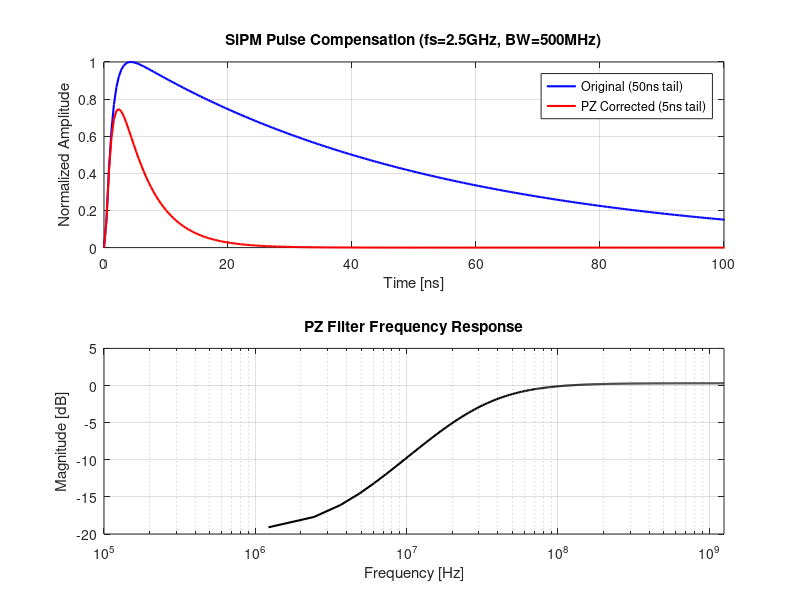

Recreate this plot in MATLAB.
% SiPM Pulse & Pole-Zero (PZ) Filter Simulation
% Constraints: fs=2.5GHz, BW=500MHz

clear; clf;
pkg load signal; % butter, filter, freqz関数のために必要

% --- 1. パラメータ設定 ---
fs = 2.5e9;          % サンプリング周波数: 2.5 GHz
ts = 1/fs;           % サンプリング周期: 0.4 ns
fc_bw = 500e6;       % アナログ帯域制限: 500 MHz
T_total = 150e-9;    % シミュレーション時間: 150 ns
t = 0:ts:T_total;

% --- 2. SiPMパルス生成 (二重指数関数モデル) ---
tau_rise = 1.0e-9;   % 立ち上がり時定数 (1 ns)
tau_orig = 50.0e-9;  % 元のテールの時定数 (50 ns)
% 理想パルス
raw_pulse = (exp(-t/tau_orig) - exp(-t/tau_rise));

% 500MHzの帯域制限（1次バターワース）を適用
[b_lp, a_lp] = butter(1, fc_bw/(fs/2));
input_pulse = filter(b_lp, a_lp, raw_pulse);
input_pulse = input_pulse / max(input_pulse); % 正規化

% --- 3. PZフィルターの設計 ---
tau_new = 5.0e-9;    % 目標の時定数 (5 ns)

% デジタルフィルター係数の算出
alpha = exp(-ts/tau_orig); % 零点 (Zero): 元のテールを消す
beta  = exp(-ts/tau_new);  % 極 (Pole): 新しいテールを作る

% 伝達関数: H(z) = (1 - alpha*z^-1) / (1 - beta*z^-1)
b_pz = [1, -alpha];
a_pz = [1, -beta];

% フィルタリング実行
output_pulse = filter(b_pz, a_pz, input_pulse);

% --- 4. テキスト出力 (コンソール) ---
fprintf('\n--- PZ Filter Simulation Results ---\n');
fprintf('Sampling Frequency : %.1f GHz\n', fs/1e9);
fprintf('Sampling Interval  : %.2f ns\n', ts*1e9);
fprintf('Analog Bandwidth   : %.0f MHz\n', fc_bw/1e6);
fprintf('Original Tail (tau): %.1f ns\n', tau_orig*1e9);
fprintf('Target Tail (tau)  : %.1f ns\n', tau_new*1e9);
fprintf('------------------------------------\n');
fprintf('Filter Coefficient Alpha (Zero): %.5f\n', alpha);
fprintf('Filter Coefficient Beta  (Pole): %.5f\n', beta);
fprintf('DC Gain (Low Freq) : %.4f (%.2f dB)\n', ...
        (1-alpha)/(1-beta), 20*log10((1-alpha)/(1-beta)));
fprintf('------------------------------------\n');

% --- 5. グラフ描画 ---
subplot(2,1,1);
plot(t*1e9, input_pulse, 'b', 'LineWidth', 1.5, 'DisplayName', 'Original (50ns tail)');
hold on;
plot(t*1e9, output_pulse, 'r', 'LineWidth', 1.5, 'DisplayName', 'PZ Corrected (5ns tail)');
grid on;
title(['SiPM Pulse Compensation (fs=2.5GHz, BW=500MHz)']);
xlabel('Time [ns]');
ylabel('Normalized Amplitude');
legend();
xlim([0 100]);

subplot(2,1,2);
[h, w] = freqz(b_pz, a_pz, 1024, fs);
pos_idx = w > 0;
semilogx(w(pos_idx), 20*log10(abs(h(pos_idx))), 'k', 'LineWidth', 1.5);
grid on;
title('PZ Filter Frequency Response');
xlabel('Frequency [Hz]');
ylabel('Magnitude [dB]');
xlim([1e5 fs/2]); % 100kHzからナイキスト周波数まで表示
